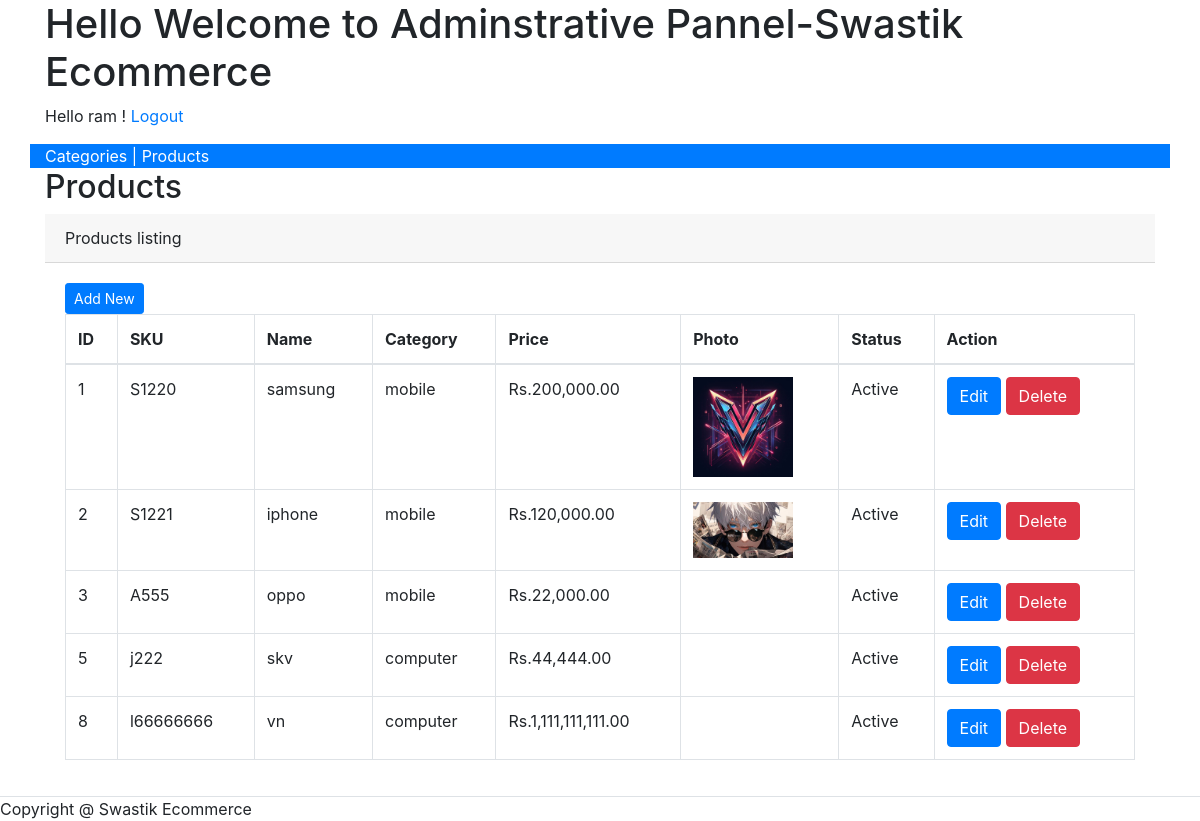
/admin/products.php (signed in), run on the app's committed database.
### tables this page shows
CREATE TABLE `products` (
  `id` int(11) NOT NULL,
  `sku` varchar(40) NOT NULL,
  `name` varchar(200) NOT NULL,
  `category_id` int(11) DEFAULT NULL,
  `description` text DEFAULT NULL,
  `price` double NOT NULL,
  `image_name` varchar(100) DEFAULT NULL,
  `status` tinyint(1) NOT NULL
);

CREATE TABLE `categories` (
  `id` int(11) NOT NULL,
  `name` varchar(200) NOT NULL,
  `description` text DEFAULT NULL,
  `status` tinyint(1) NOT NULL
);

### admin/products.php (the view, shortened to what this page needs)
<?php
require_once "./logincheck.php";
$sql="SELECT
categories.name as category_name,
products.*
FROM products
INNER JOIN categories ON categories.id=products.category_id";
$stmt=$con->prepare($sql);
$stmt->execute();
$products = $stmt->fetchAll(PDO::FETCH_ASSOC);
?>
<!DOCTYPE html>
<html lang="en">
<head>
    <link rel="stylesheet" href="../css/bootstrap.css">
</head>
<body>
    <div class="container">
    <h1>Hello Welcome to Adminstrative Pannel-Swastik Ecommerce</h1>
    <p>
        Hello <?php echo $_SESSION['username'];?> !
        <a  onclick="return confirm('Are you sure to logout');" href="logout.php">Logout</a>
    </p>
     <?php require_once("./menus.php");?>
<div class="main" >
<h2> Products</h2>
<div class="card-header">
    Products listing
</div>
<div class="card-body">
<a href="add_product.php" class="btn btn-primary btn-sm">Add New</a>
    <table class="table table-bordered">
        <thead>
            <tr>
                <th>ID</th>
                <th>SKU</th>
                <th>Name</th>
                <th>Category</th>
                <th>Price</th>
                <th>Photo</th>
                <th>Status</th>
                <th>Action</th>
</tr>
</thead>
<tbody>
<?php
    foreach($products as $product){
        ?>
        <tr>
            <td><?php echo $product['id'];?></td>
            <td><?php echo $product['sku'];?></td>
            <td><?php echo $product['name'];?></td>
            <td><?php echo $product['category_name'];?></td>
            <td> Rs.<?php echo number_format($product['price'],2);?></td>
            <td>
                <?php if(!empty($product['image_name'])&& file_exists('../product_images/' .$product['image_name'])) { ?>
                <img width="100" src="../product_images/<?php echo $product['image_name'];?>" alt="">
            <?php } ?>
                </td>
            <td><?php echo $product['status']==1?'Active':'Inactive';?></td>
            <td>
                <a href="edit_product.php?id=<?php echo $product['id'];?>" class="btn btn-primary">Edit</a>
                <a
                 onclick="return confirm('Are you sure to delete this $product?');"
                href="delete_product.php?id=<?php echo $product['id'];?>" class="btn btn-danger">Delete</a>
            </td>
        </tr>
        <?php
    }
    ?>
</tbody>
</table>
</div>
</div>
</div>
<div class="footer border-top">
    Copyright @ Swastik Ecommerce
</div>
</body>
</html>

### data on the page
products: id "1", sku "S1220", name "samsung", category.name "mobile", price "200,000.00", image_name (picture), status "Active"
products: id "2", sku "S1221", name "iphone", category.name "mobile", price "120,000.00", image_name (picture), status "Active"
products: id "3", sku "A555", name "oppo", category.name "mobile", price "22,000.00", status "Active"
products: id "5", sku "j222", name "skv", category.name "computer", price "44,444.00", status "Active"
products: id "8", sku "l66666666", name "vn", category.name "computer", price "1,111,111,111.00", status "Active"

### other printed values
$_SESSION['username'] "ram"
